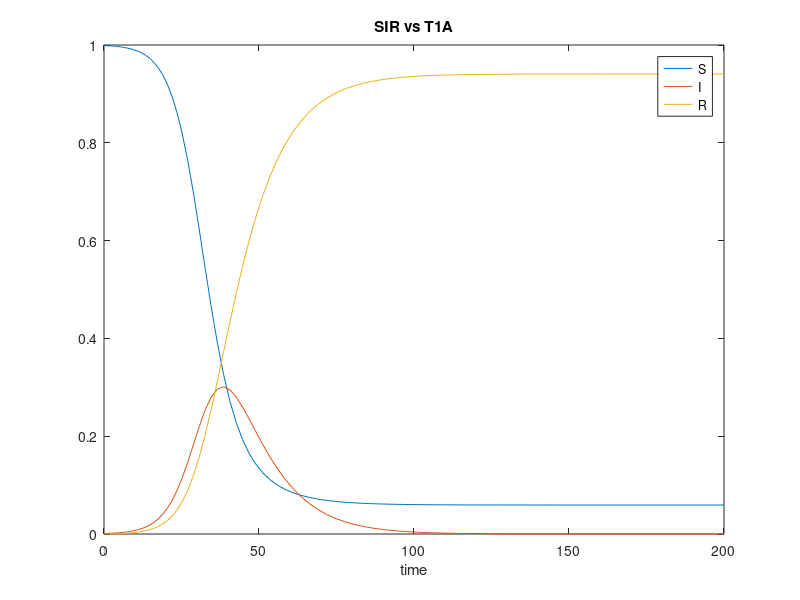
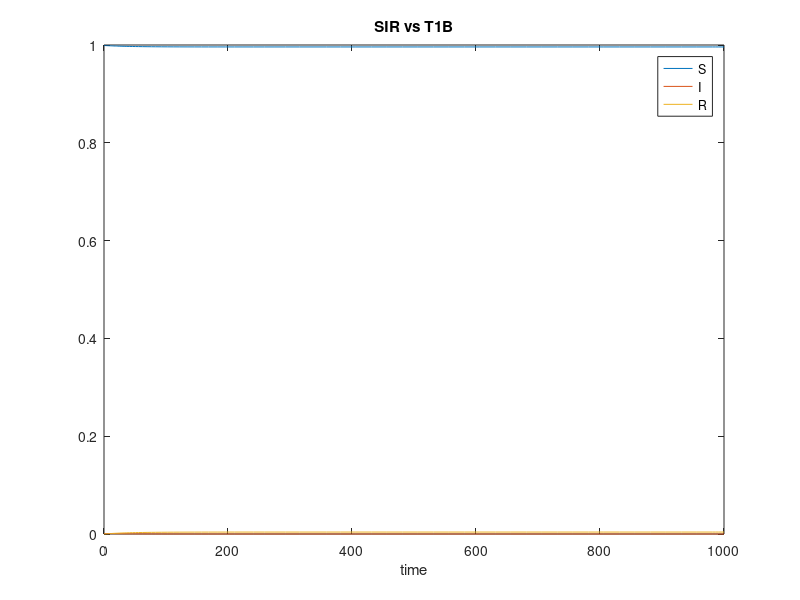
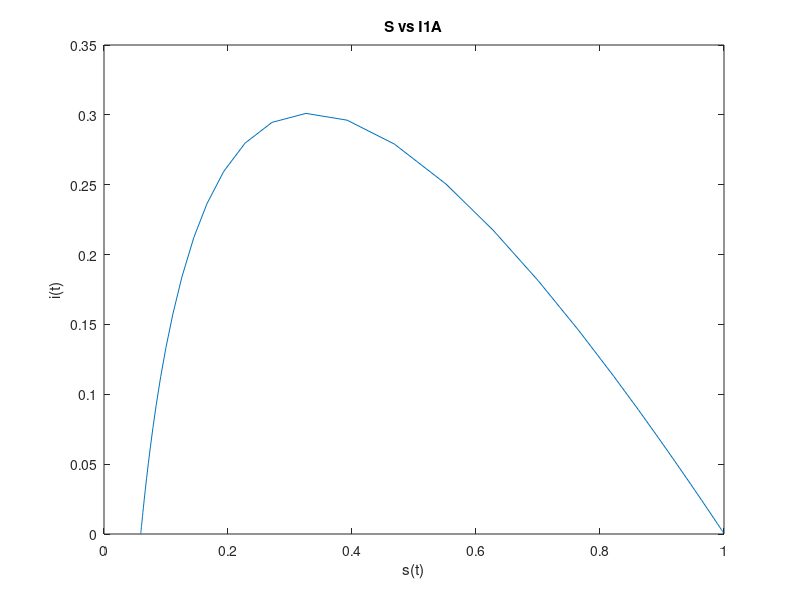
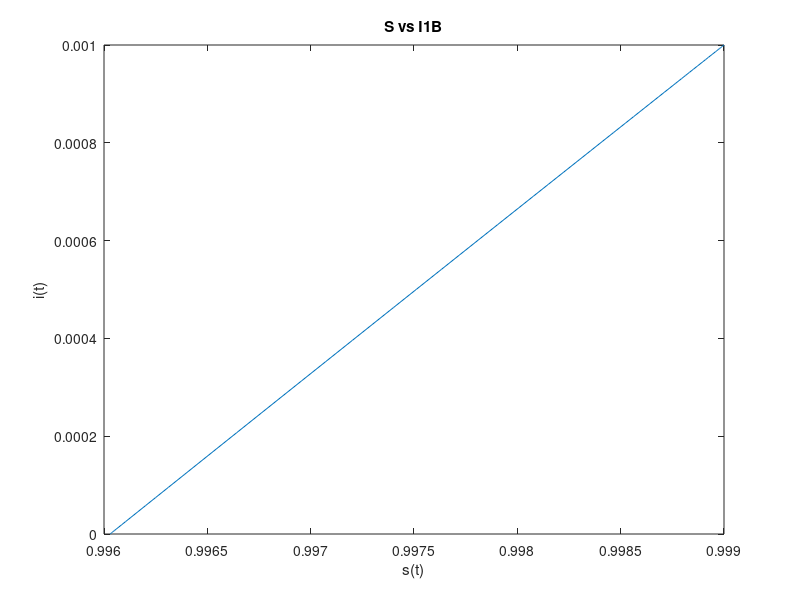

The MATLAB source for these figures, in order:
%%%%%%% 1 %%%%%%%%%
function f = final_1


function [tg,fg] = getSIR(s_0,i_0,r_0,alpha,beta,R_0,maxTime)

function ff = odeSIR(s,i,r,alpha,beta,t)
ff = [-1*beta*s*i;beta*s*i - alpha * i;alpha * i];
end

sir_0 = [s_0 i_0 r_0];



[t,sir] = ode45(@(t,sir) odeSIR(sir(1),sir(2),sir(3),alpha,beta,t),[0,maxTime],sir_0);

%return sir
fg = sir;
tg = t;
end

function fh = plotSirVsTime(sir,t,id)
fig=figure;
plot(t,sir(:,1:1),t,sir(:,2:2),t,sir(:,3:3));
title(strcat('SIR vs T ',id));
legend('S','I','R');
xlabel('time');
saveas(fig,strcat('SIRvTIME_',id),'png');
end

function fi = plotSvsI(sir,id)
fig2 = figure;
plot(sir(:,1:1),sir(:,2:2));
title(strcat('S vs I ',id));
xlabel('s(t)');
ylabel('i(t)');
saveas(fig2,strcat('SvI_',id), 'png');
end

%1 a,b
[t1a,sir1a] = getSIR(0.999,0.001,0.0,0.1,0.3,3,200);
[t1b,sir1b] = getSIR(0.999,0.001,0.0,0.1,0.3/4,.75,1000);
plotSirVsTime(sir1a,t1a,'1A');
plotSirVsTime(sir1b,t1b,'1B');

%2 a,b
plotSvsI(sir1a,'1A');
plotSvsI(sir1b,'1B');

%3 a,b
%Jacobian function
function jac = jacobian(s,i,r,alpha,beta)
jac = [-beta*i -beta*s 0;
	   beta*i beta*s-alpha 0;
	   0 alpha 0;];
end

% run sir until we reach equalibrium A
[t3a,sir3a] = getSIR(0.999,0.001,0.0,0.1,0.3,3,1000);
%extract last row of equalibrium
equalibriumA = sir3a(end:end,:)
jacobA = jacobian(equalibriumA(1),equalibriumA(2),equalibriumA(3),.1,.3)
evsA = eig(jacobA)



% run sir until we reach equalibrium B
[t3b,sir3b] = getSIR(0.999,0.001,0.0,0.1,0.3/4,.75,1000);
%extract last row of equalibrium
equalibriumB = sir3a(end:end,:)
jacobB = jacobian(equalibriumB(1),equalibriumB(2),equalibriumB(3),.1,.3/4)
evsB = eig(jacobB)


function init = initialSIR
%pick random s
s =  rand;
range = 1-s;
i = range*rand;
r = 1 - (s + i);

init = [s i r ];
end

%4 Run 5 times with different init conditions
init = initialSIR;



%a, b Figure out the sir models 5 more times

	%A
	init2 = initialSIR
    [ta2,sir2a] = getSIR(init2(1),init2(2),init2(3),0.1,0.3,3,200);
    plotSvsI(sir2a,'2A');

    init3 = initialSIR
    [ta3,sir3a] = getSIR(init3(1),init3(2),init3(3),0.1,0.3,3,200);
    plotSvsI(sir3a,'3A');

    init4 = initialSIR
    [ta4,sir4a] = getSIR(init4(1),init4(2),init4(3),0.1,0.3,3,200);
    plotSvsI(sir4a,'4A');

    init5 = initialSIR
    [ta5,sir5a] = getSIR(init5(1),init5(2),init5(3),0.1,0.3,3,200);
    plotSvsI(sir5a,'5A');

    init6 = initialSIR
    [ta6,sir6a] = getSIR(init6(1),init6(2),init6(3),0.1,0.3,3,200);
    plotSvsI(sir6a,'6A');

    %B
    %[tb,sirb] = getSIR(init(1),init(2),init(3),0.1,0.3/4,.75,1000);
    %plotSirVsTime(sirb,tb,strcat(int2str(n),'B'));
    %plotSvsI(sirb,strcat(int2str(n),'B'));
    %allSIRSB = [allSIRSB;sirb];


    [ta2,sir2b] = getSIR(init2(1),init2(2),init2(3),0.1,0.3/4,.75,1000);
    plotSvsI(sir2b,'2b');

    [ta3,sir3b] = getSIR(init3(1),init3(2),init3(3),0.1,0.3/4,.75,1000);
    plotSvsI(sir3b,'3b');

    [ta4,sir4b] = getSIR(init4(1),init4(2),init4(3),0.1,0.3/4,.75,1000);
    plotSvsI(sir4b,'4b');

    [ta5,sir5b] = getSIR(init5(1),init5(2),init5(3),0.1,0.3/4,.75,1000);
    plotSvsI(sir5b,'5b');

    [ta6,sir6b] = getSIR(init6(1),init6(2),init6(3),0.1,0.3/4,.75,1000);
    plotSvsI(sir6b,'6b');


%plot all in one graph

 

fig2 = figure;
plot(sir1a(:,1:1),sir1a(:,2:2),sir2a(:,1:1),sir2a(:,2:2),sir3a(:,1:1),sir3a(:,2:2),sir4a(:,1:1),sir4a(:,2:2),sir5a(:,1:1),sir5a(:,2:2),sir6a(:,1:1),sir6a(:,2:2));
legend('Start point 1','Start point 2','Start point 3','Start point 4','Start point 5','Start point 6');
title('S vs I ALL A');
xlabel('s(t)');
ylabel('i(t)');
saveas(fig2,'SvI_All_A', 'png');


fig3 = figure;
plot(sir1b(:,1:1),sir1b(:,2:2),sir2b(:,1:1),sir2b(:,2:2),sir3b(:,1:1),sir3b(:,2:2),sir4b(:,1:1),sir4b(:,2:2),sir5b(:,1:1),sir5b(:,2:2),sir6b(:,1:1),sir6b(:,2:2));
legend('Start point 1','Start point 2','Start point 3','Start point 4','Start point 5','Start point 6');
title('S vs I ALL B');
xlabel('s(t)');
ylabel('i(t)');
saveas(fig3,'SvI_All_B', 'png');


end


